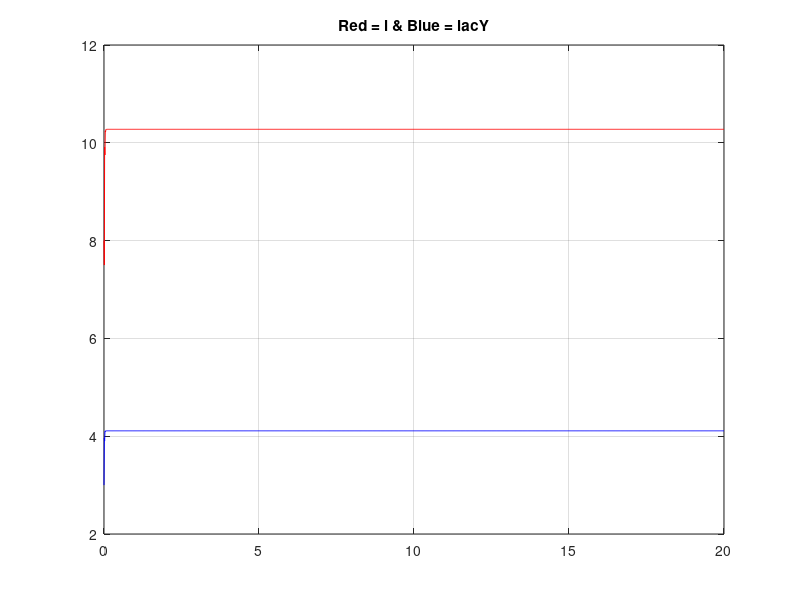

MATLAB code for this plot:
clear; clc;

beta = 1;
gamma = 1;
delta = 0.2;
l0 = 4;
p = 4;
sigma = 1;
l_ext = 2.5;

time = 0:0.01:20;

l = 8;
lacY = 3;

l_arr = zeros(length(time), 1);
lacY_arr = zeros(length(time), 1);

for i = 1:length(time)
    l_arr(i) = l;
    lacY_arr(i) = lacY;
    
    dldt = (beta * l_ext * lacY) - (gamma * l);
    dydt = delta + p * (l^4 ./ (l^4 + l0^4)) - (sigma * lacY); 
    
    l = l + dldt;
    lacY = lacY + dydt;

end

disp(l_arr(1:100));
figure;
plot(time, l_arr, 'r');
hold on;
plot(time, lacY_arr, 'b');
title('Red = l & Blue = lacY');
grid on;